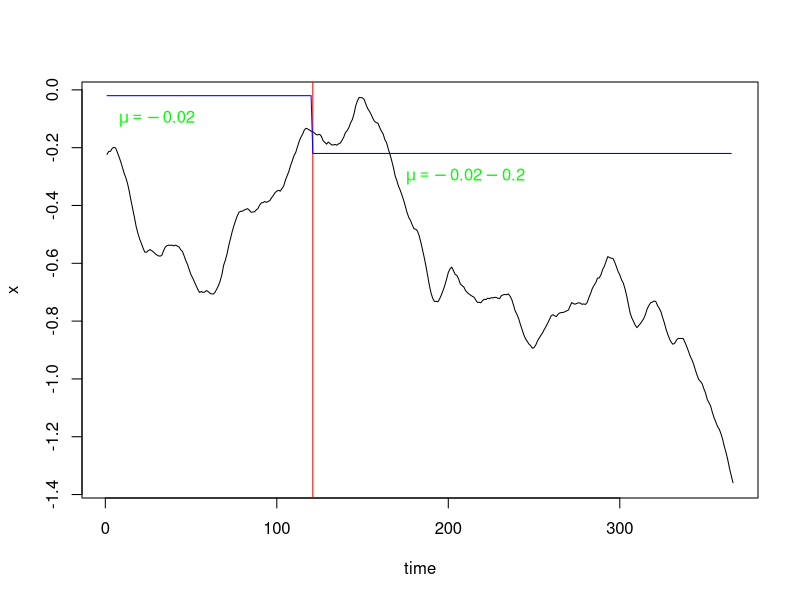

This chart was generated by the following R code: (Note: this script raises an error after producing the figure.)
rm(list=ls())
require(deSolve)
set.seed(012)   #random seed 01 03 012
times <- 1:365
N=52196381
#Simulate a Brownian Motion Path
e <- rnorm(n = length(times) - 1, sd = sqrt(0.01))
e <- c(0, cumsum(e))

mu<-vector(length=365) 
for (t in 1:365) {
  if (t <= 120){
    mu[t]=-0.02      }                    #No lock-down policy
  else {mu[t]=-0.2-0.02 }                 #Lock-down policy
}
mu<-ts(mu)

#plot(mu,type='l')
#Simulate an O-U Process
ornstein_uhlenbeck <- function(n,theta,sigma,x0){
  dt  <- 1
  x<-vector(length=366)
  for (i in 1:(n+1)) {
    if (i==1){x[i]=x0}
    else{
      x[i]  <-  x[i-1] + theta*(mu[i-1]-x[i-1])*dt + sigma*e[i-1]}
  }
  return(x);
}

x<- ornstein_uhlenbeck(365,0.05,sqrt(0.004),log(0.8))
plot(x,type='l',xlab="time")
abline(v=121, col="red")
lines(mu, col="blue")
tt1 <-expression(mu==-0.02)
text(30,-0.1,tt1,col="green")
tt2 <-expression(mu==-0.02-0.2)
text(210,-0.3,tt2,col="green")
plot(exp(x),type='l',xlab="time",ylab=TeX("$e^{x}=beta$"),ylim=c(0.2,1.2))
abline(v=121, col="red")
lines(exp(mu+0.02),col="blue")
axis(1, at=121,labels=121, col.axis="red", las=2)
tt1 <-expression(mu[beta]==1)
text(50,1.1,tt1,col="green")
tt2 <-expression(mu[beta]==0.81)
text(220,0.9,tt2,col="green")
tt3 <-expression('lockdown policy start')
text(120,0.4,tt3,col="red")
write.csv(x,"poster1_x1.csv")
#Main ODE Model
Covid_OU <- function(time, current_state, params){
  
  with(as.list(c(current_state, params)),{
    
    N <- S+E+I+R
    dt <- 1
    dS <- -exp(x[t+1])*S*(E+0.1*I)/N
    dE <- exp(x[t+1])*S*(E+0.1*I)/N - E*(1/k+1/gamma)
    dI <- E/k-I*(1/gamma+0.0087)
    dR <- (I+E)/gamma+0.0087*I
    
    return(list(c( dt, dS, dE, dI, dR)))
  })
}
params <- c(k=5, gamma=5)   #Trial: k=5 & gamma=5; k=7 & gamma=5

library('truncnorm')
R0 <- rtruncnorm(1, a=0, b=1, mean = 0.15, sd = 0.15)
E0 <-runif(1,-16, -9)
I0 <-runif(1,-16, -9)
#x <-runif(1, -5,2)
S <- N
R <- R0*S
S <- S - R

E <- exp(E0 + log(S))
S <- S - E
I <- exp(I0 + log(S))
S <- S - I

# R0 <-0.03
# S <- N
# R <- S*R0
# S <- S - R
# 
# E0 <- -15
# E <- exp(E0 + log(S))
# S <- S - E
# 
# I0 <- -10
# I <- exp(I0 + log(S))
# S <- S - I
initial_state<- c(t=1, S=S, E=E, I=I, R=R)
#initial_state <- c(t=1,S=52196380, E=1, I=0, R=0)
model4 <- ode(initial_state, times, Covid_OU, params)

summary(model4)

matplot(model4, type="l", lty=1, main="COVID—OU Model",ylab="counts", xlab="Time")
legend <- colnames(model4)[3:6]
legend("right", legend=legend, col=3:6, lty = 1)
Z1 <-model4[,4]/5

tau1 <- 0.8#runif(1,0,1)
Y1 <-vector(length = 365)
for (i in 1:365){
  #Y1[i]<- rlnorm(1,log(Z1[i,]/5),tau1)
  Y1[i]<- rlnorm(1,log(Z1[i]/5),tau1)
}
plot(Y1,type='l',ylab="Obs Y",xlab="time",col="blue")
write.csv(Y1,"Covidou_Y1.csv")
write.csv(model4,"Covidou1.csv")
